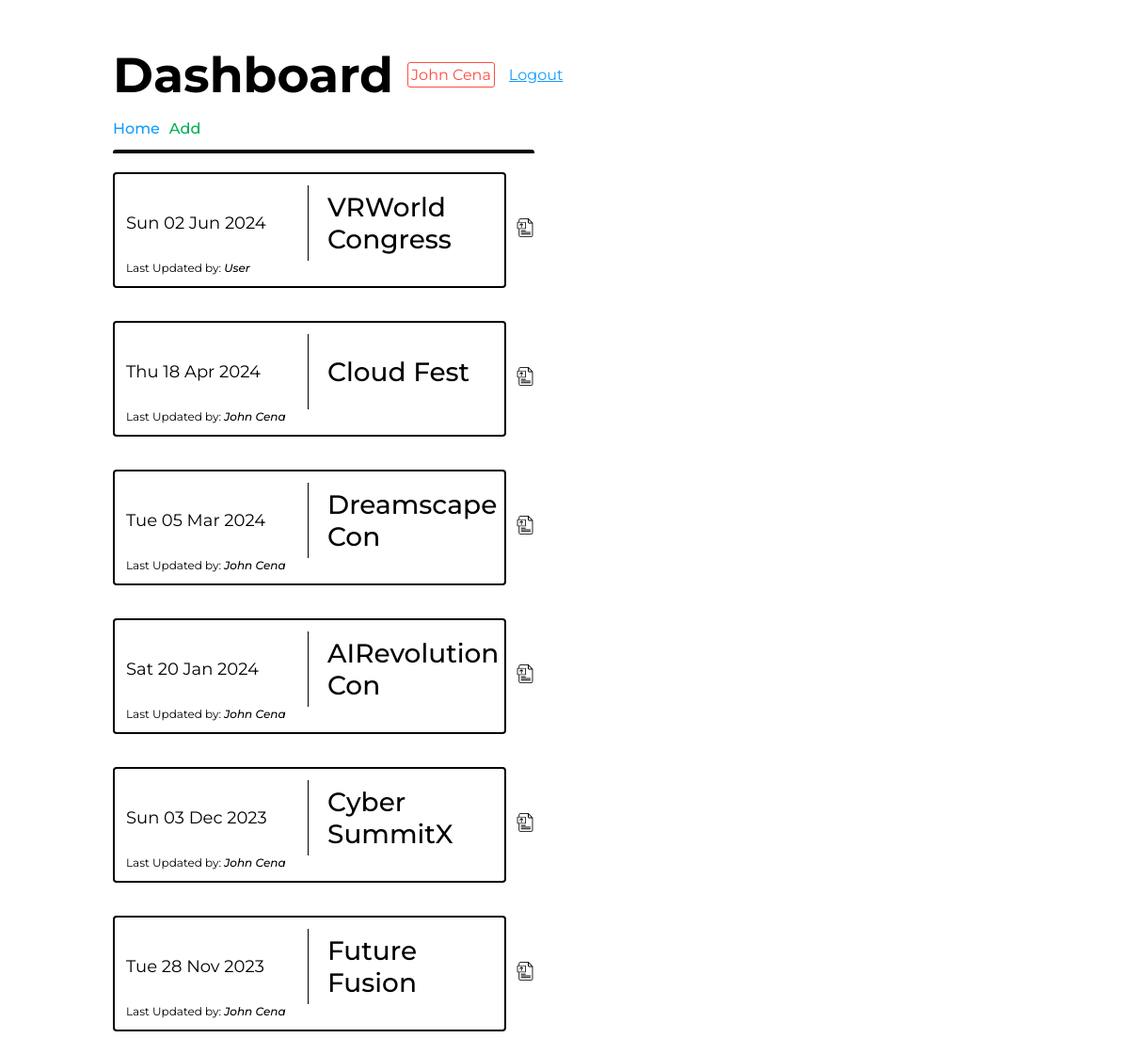
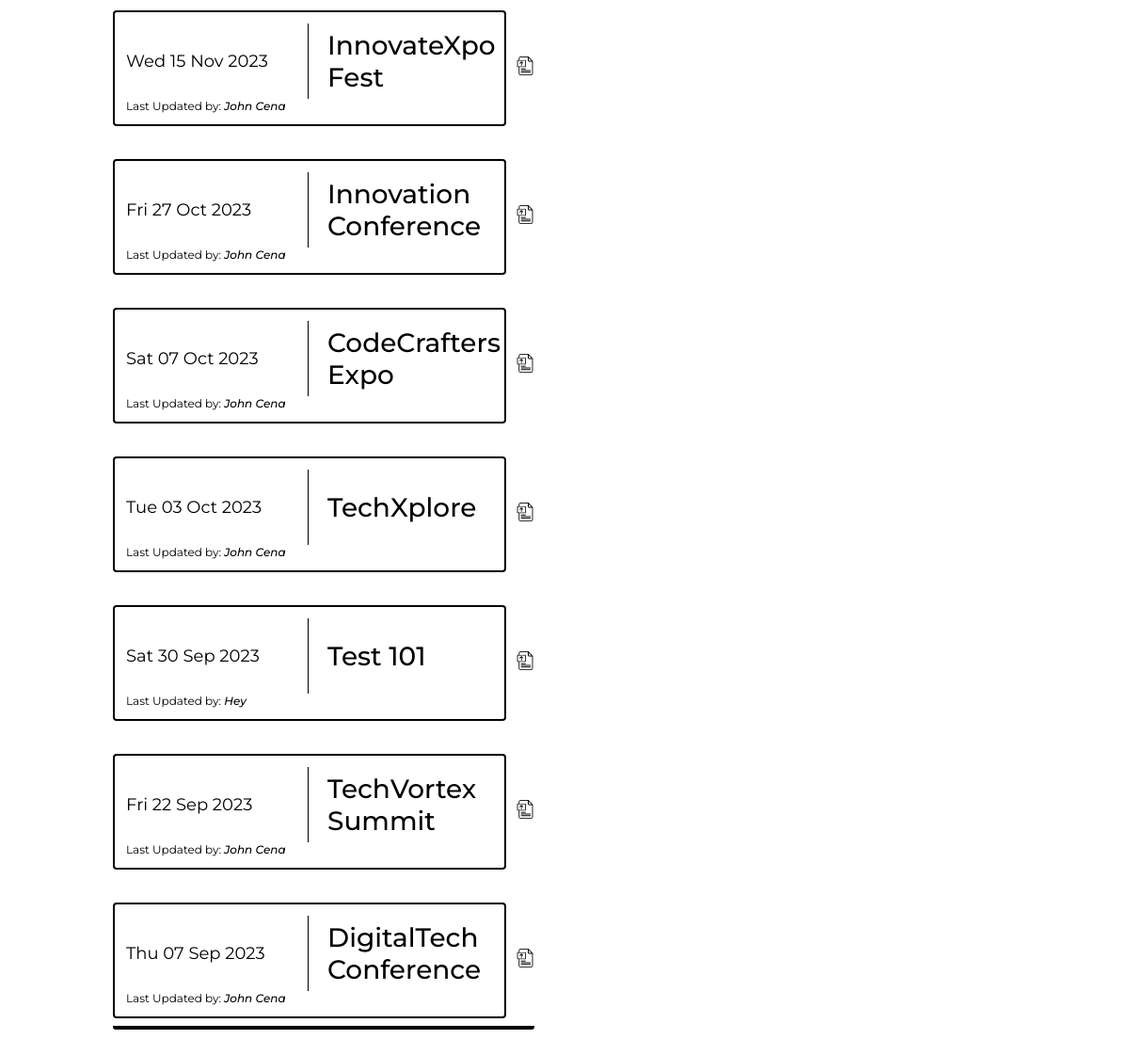
Page /dashboard (signed in) on the committed database (2 pictures, top to bottom).
### helpers/db_manager.py (models this page shows)
    class User(db.Model, UserMixin):
        id = db.Column(db.Integer, primary_key=True)
        username = db.Column(db.String, unique=True)
        password = db.Column(db.String)
        is_admin = db.Column(db.Boolean)

    class Event(db.Model):
        id =  db.Column(db.Integer, primary_key=True)
        date = db.Column(db.String)
        title = db.Column(db.String)
        last_updated_by = db.Column(db.Integer, db.ForeignKey('user.id'))
        user = db.relationship("User", backref='user', lazy=True, uselist=False)

### app.py (the view)
@app.route("/dashboard")
@login_required
def dashboard():
    event_records = db_manager.get_events(db, event_table, user_table)
    return render_template("dashboard.html", events=event_records)

### app.py (called while the page is built)
@login_manager.user_loader
def load_user(user_id):
    return user_table.query.get(int(user_id))

@app.context_processor
def inject_user():
    return dict(user=current_user)

### helpers/db_manager.py (called while the page is built)
def get_events(db, event_table, user_table):
    event_records = db.session.execute(db.select(event_table).order_by(event_table.id)).scalars().all()
    serialized_event_records = []
    for record in event_records:
        user = user_table.query.filter_by(id=record.last_updated_by).first()
        event_record = EventObject(
            record.id,
            record.date,
            record.title,
            user.username
        )
        serialized_event_records.append(event_record)
    return sort_fmt_event_records(serialized_event_records)

def get_date(obj):
    return datetime.strptime(obj.date, '%Y-%m-%d')

def fmt_event_records(events):
    for event in events:
        if event.date != "":
            event_date = datetime.strptime(event.date, '%Y-%m-%d')
            event.date = event_date.strftime("%a %d %b %Y")
    return events

def sort_fmt_event_records(events):
    sorted_asc_list = sorted(events, key=get_date, reverse=True)
    return fmt_event_records(sorted_asc_list)

### templates/dashboard.html (shortened to what this page needs)
{%extends "base.html"%}
{%block page_title%}Dashboard{%endblock%}
{%block content%}
    <div class="crud-ops">
        <a class="events-link"href="/">Home</a>
        <a href="/add-event" class="add">
            Add
        </a>
    </div>
    <div class="dashboard-events-holder">
        {%for event in events%}
            <div class="event-ext">
                <div class="dashboard-event">
                    <div class="dashboard-event-content">
                        <div class="date">
                            <p>{{event.date}}</p>
                        </div>
                        <div class="title">
                            <h1>{{event.title}}</h1>
                        </div>
                    </div>
                    <p class="updated-by">Last Updated by: <span class="username">{{event.last_updated_by}}</span></p>
                </div>
                <div class="dashboard-event-options">
                    <a href="/update-event/{{event.id}}"><img class="update-img" src="{{url_for('static', filename='imgs/file.png')}}" width="20"></a>
                </div>
            </div>
        {%endfor%}
    </div>
{%endblock%}

### templates/base.html (shortened to what this page needs)
<!DOCTYPE html>
<html>
    <head>
        <link rel="stylesheet" href="{{url_for('static', filename='css/events.css')}}">
        <link rel="stylesheet" href="{{url_for('static', filename='css/base.css')}}">
        <link rel="stylesheet" href="{{url_for('static', filename='css/messages.css')}}">
        <link rel="stylesheet" href="{{url_for('static', filename='css/forms.css')}}">
    </head>
    <body>
        <div class="page-content">
            <div class="page-title">
                <h1>{%block page_title%}{%endblock%}</h1>
                <div class="title-badge">
                    {% if user.is_admin %}
                        <p>{{user.username}} | Admin</p>
                    {% else %}
                        <p>{{user.username}}</p>
                    {% endif %}
                </div>
                <a href="/logout">Logout</a>
            </div>
            {% block content %}
            {% endblock %}
        </div>
    </body>
</html>

### static/css/events.css (style rules this page uses)
.dashboard-events-holder, .events-holder { border-radius: 3px; width: 28rem; padding: 20px 0px 20px 0px; overflow-y: scroll; height: 70vh; display: flex; flex-direction: column; gap: 35px; border-top: 4px solid #000; border-bottom: 4px solid #000; margin-top: 10px; margin-bottom: 10px; }
.event, .dashboard-event, .delete-event { border: 2px solid #000; border-radius: 4px; width: 25rem; min-height: 5.3rem; overflow: auto; padding: 12px; }
.event-content, .dashboard-event-content, .delete-event-content { display: flex; align-items: center; gap: 20px; flex-wrap: wrap; }
.delete-event-content .date, .dashboard-event-content .date, .event-content .date { font-size: 18px; font-weight: 400; border-right: 1px solid #000; height: 5rem; display: flex; justify-content: center; flex-direction: column; flex: 2; }
.dashboard-event-content p, .delete-event-content p { font-size: 18px; font-weight: 400; }
.delete-event-content .title h1, .dashboard-event-content .title h1, .event-content .title h1 { font-size: 28px; font-weight: 500; }
.delete-event-content .title, .dashboard-event-content .title, .event-content .title { flex: 1; min-width: 11rem; }
.dashboard-event-content h1, .delete-event-content h1 { font-size: 28px; font-weight: 500; }
.dashboard-event .updated-by { font-size: 12px; }
.dashboard-event .updated-by .username { font-style: italic; font-weight: 500; }
.event-ext { display: flex; align-items: center; gap: 10px; }

### static/css/base.css (style rules this page uses)
body { padding: 0px; margin: 0px; box-sizing: border-box; font-family: 'Montserrat', sans-serif; }
p, h1 { margin: 0px; }
.page-content { width: 80%; margin: auto; }
.page-title h1 { font-size: 52px; }
.page-title { display: flex; align-items: center; gap: 15px; margin: 3rem 0rem 1rem 0rem }
.page-title a { color: #129BFF; text-decoration: underline; }
.title-badge { border-radius: 3px; border: 1px solid #FF4C41; color: #FF4C41; padding: 3px; }
.crud-ops .add { color: #00B252; text-decoration: none; font-weight: 500; }
.events-link { color: #129BFF; text-decoration: none; font-weight: 500; }
.crud-ops { display: flex; gap: 10px; margin-bottom: 0.8rem; align-items: flex-end; }

### rows in the picture
User: username "John Cena", last_updated_by "John Cena" "John Cena" "John Cena" "John Cena" "John Cena" "John Cena" "John Cena" "John Cena" "John Cena" "John Cena" "John Cena"
Event: title "VRWorld Congress"
User: last_updated_by "User"
Event: title "Cloud Fest"
Event: title "Dreamscape Con"
Event: title "AIRevolution Con"
Event: title "Cyber SummitX"
Event: title "Future Fusion"
Event: title "InnovateXpo Fest"
Event: title "Innovation Conference"
Event: title "CodeCrafters Expo"
Event: title "TechXplore"
Event: title "Test 101"
User: last_updated_by "Hey"
Event: title "TechVortex Summit"
Event: title "DigitalTech Conference"

### other values in the picture
{{ event.date }} "Sun 02 Jun 2024" "Thu 18 Apr 2024" "Tue 05 Mar 2024" "Sat 20 Jan 2024" "Sun 03 Dec 2023" "Tue 28 Nov 2023" "Wed 15 Nov 2023" "Fri 27 Oct 2023" "Sat 07 Oct 2023" "Tue 03 Oct 2023" "Sat 30 Sep 2023" "Fri 22 Sep 2023" "Thu 07 Sep 2023"
